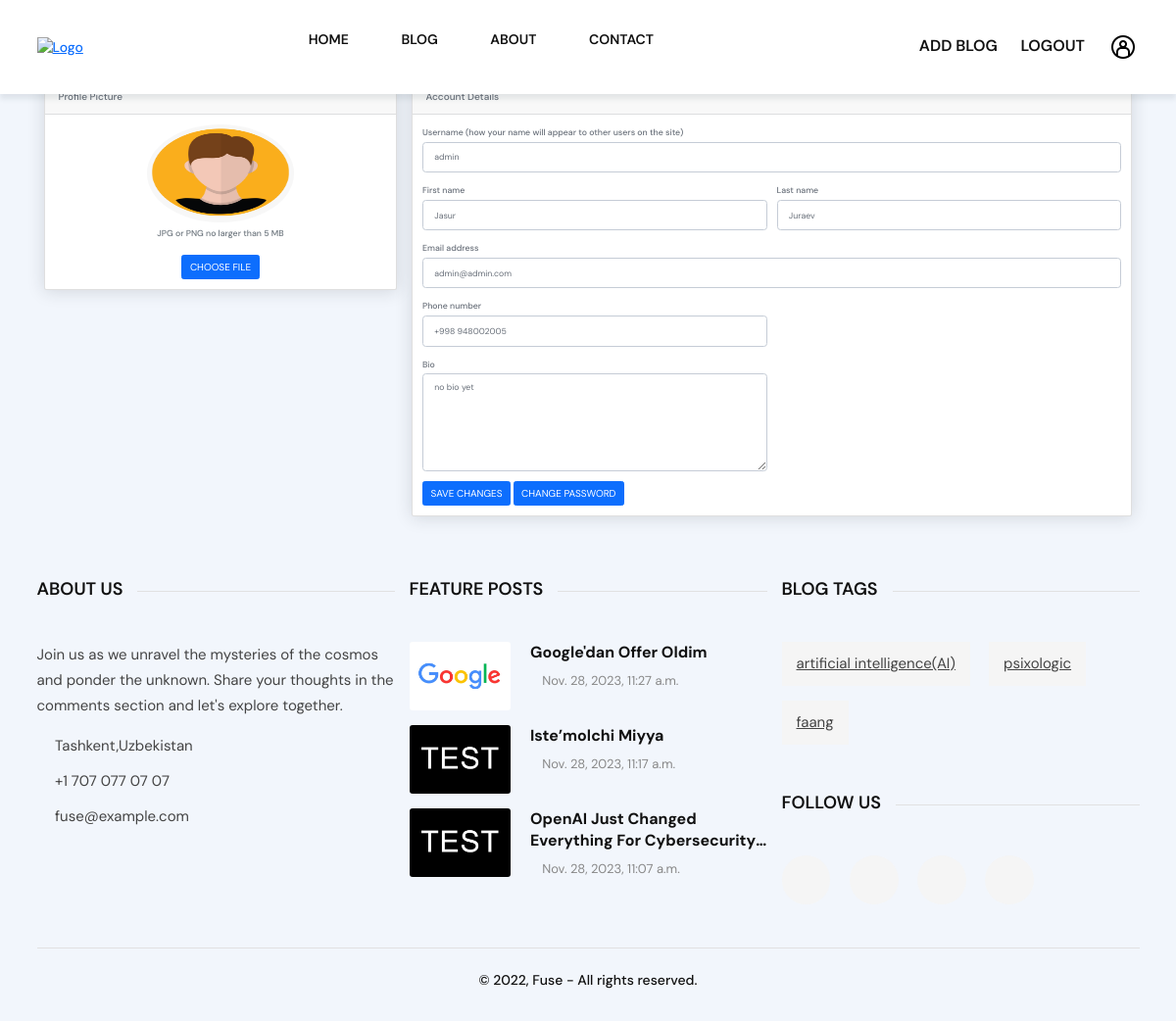
/profile (signed in), run on the app's committed database.
### blogs/models.py (models this page shows, shortened)
class User(AbstractUser):
    email = EmailField(max_length=300)
    phone = CharField(max_length=200)
    bio = TextField(null=True, blank=True)
    image = ImageField(upload_to='user/', default='profile/user.png')
    is_active = BooleanField(default=False)
    class Meta:
        verbose_name = 'User'
        verbose_name_plural = 'Users'

class AboutUs(Model):
    about = TextField()
    phone = CharField(max_length=50)
    address = CharField(max_length=300)
    email = EmailField(max_length=300)
    class Meta:
        verbose_name = 'AboutUs'
        verbose_name_plural = 'AboutUs'

class Blog(Model):
    class Status(TextChoices):
        PENDING = 'pending', 'Pending'
        ACTIVE = 'active', 'Active'
        CANCEL = 'cancel', 'Cancel'
    title = CharField(max_length=300)
    description = RichTextField()
    image = ResizedImageField(upload_to='blogs/%m')
    user = ForeignKey(User, CASCADE, null=False)
    category = ManyToManyField(Category)
    view = IntegerField(default=0)
    status = CharField(max_length=25, choices=Status.choices, default=Status.PENDING)
    created_at = DateTimeField(auto_now=True)
    slug = SlugField(max_length=300, unique=True)
    class Meta:
        db_table = 'blog'
        verbose_name = 'Blog'
        verbose_name_plural = 'Blogs'

class Category(Model):
    name = CharField(max_length=255)
    image = ResizedImageField(upload_to='category/')
    slug = SlugField(max_length=255, unique=True)
    class Meta:
        verbose_name = 'Category'
        verbose_name_plural = 'Categories'

### blogs/views.py (the view)
# urls.py: path('profile', profile_view, name='profile'),
def profile_view(request):
    template_name = 'profile/profile.html'
    form_class = ProfileForm
    success_url = reverse_lazy('profile')
    user = request.user
    if request.method == 'POST':
        form = form_class(request.POST, request.FILES, instance=user)
        if form.is_valid():
            form.save()
            return redirect(success_url)
    else:
        form = form_class(instance=user)
    context = {'object': user, 'form': form}
    return render(request, template_name, context)

### blogs/forms.py
class ProfileForm(ModelForm):
    class Meta:
        model = User
        fields = ['first_name', 'last_name', 'username', 'email', 'phone', 'bio', 'image']

### blogs/context_processors.py (called while the page is built)
def about(request):
    return {
        "about": AboutUs.objects.first()
    }

def posts(request):
    return {
        "posts": Blog.objects.all()
    }

def categories(request):
    return {
        "categories": Category.objects.all()
    }

### templates/profile/profile.html (shortened to what this page needs)
{% extends 'blogs/base.html' %}
{% block content %}
    <br><br><br>
    <body>
    <div
            id="snippetContent">
        <link
                rel="stylesheet" href="https://cdn.jsdelivr.net/npm/bootstrap@5.0.1/dist/css/bootstrap.min.css">
        <div
                class="container-xl px-4 mt-4">
        <form method="post" action="{% url 'profile' %}" enctype="multipart/form-data" novalidate>
            <div
                    class="row">
                <div
                        class="col-xl-4">
                    <div
                            class="card mb-4 mb-xl-0">
                        <div
                                class="card-header">Profile Picture
                        </div>
                        <div class="card-body text-center">
                            <img class="img-account-profile rounded-circle mb-2" src="{{ user.image.url }}" alt="" height="150" width="150">
                            <div class="small font-italic text-muted mb-4">JPG or PNG no larger than 5 MB</div>
                            <label for="imageInput" class="btn btn-primary">Choose File</label>
                        </div>
                    </div>
                </div>
                <div
                        class="col-xl-8">
                    <div
                            class="card mb-4">
                        <div
                                class="card-header">Account Details
                        </div>
                        <div
                                class="card-body">
                                <div
                                        class="mb-3"><label
                                        class="small mb-1" for="inputUsername">Username (how your name will appear to
                                    other
                                    users on the site)</label> <input
                                        class="form-control" id="inputUsername" type="text"
                                        placeholder="Enter your username" name="username" value="{{ user.username }}"></div>
                                <div
                                        class="row gx-3 mb-3">
                                    <div
                                            class="col-md-6"><label
                                            class="small mb-1" for="inputFirstName">First name</label> <input
                                            class="form-control" id="inputFirstName" type="text"
                                            placeholder="Enter your first name" name="first_name" value="{{ user.first_name }}"></div>
                                    <div
                                            class="col-md-6"><label
                                            class="small mb-1" for="inputLastName">Last name</label> <input
                                            class="form-control" id="inputLastName" type="text"
                                            placeholder="Enter your last name" name="last_name" value="{{ user.last_name }}"></div>
                                </div>
                                <div
                                        class="mb-3"><label
                                        class="small mb-1" for="inputEmailAddress">Email address</label> <input
                                        class="form-control" id="inputEmailAddress" type="email"
                                        placeholder="Enter your email address" name="email" value="{{ user.email }}"></div>
                                <div
                                        class="row gx-3 mb-3">
                                    <div
                                            class="col-md-6"><label
                                            class="small mb-1" for="inputPhone">Phone number</label> <input
                                            class="form-control" id="inputPhone" type="tel"
                                            placeholder="Enter your phone number" name="phone" value="{{ user.phone }}"></div>
                                </div>
                                <div
                                        class="row gx-3 mb-3">
                                    <div
                                            class="col-md-6"><label
                                            class="small mb-1" for="inputBio">Bio</label>
                                        <textarea class="form-control" id="inputPhone" style="height: 100px"
                                            placeholder="Bio" name="bio" required>{{ user.bio }}</textarea></div>
                                </div>
                                <button
                                        class="btn btn-primary" type="submit">Save changes
                                </button>
                                <a href="{% url 'change_password' %}" type="button" class="btn btn-primary">change
                                    password</a>
        </form>
                        </div>
                    </div>
    </body>
{% endblock %}

### templates/blogs/parts/footer.html (shortened to what this page needs)
{% load static %}
<footer>
    <div class="container">
        <div class="footer-content">
            <div class="row">
                <div class="col-12 col-md-6 col-lg-4">
                    <div class="footer-col -about">
                        <div class="center-line-title">
                            <h5>About us</h5>
                        </div>
                        <p>{{ about.about }} </p>
                        <div class="contact-method">
                            <p>{{ about.address }}</p>
                            <p>{{ about.phone }}</p>
                            <p>{{ about.email }}</p>
                        </div>
                    </div>
                </div>
                <div class="col-12 col-md-6 col-lg-4">
                    <div class="footer-col -feature-post">
                        <div class="center-line-title">
                            <h5>Feature posts</h5>
                        </div>
                        <div class="feature-post-block">
                            {% for post in posts|slice:3 %}
                                <div class="post-card -tiny">
                                <a class="card__cover" href="{% url 'post_detail' post.slug %}">
                                    <img src="{{ post.image.url }}"/>
                                </a>
                                <div class="card__content">
                                    <a class="card__content-title" href="{% url 'post_detail' post.slug %}">{{ post.title }}</a>
                                    <div class="card__content-info">
                                        <div class="info__time">
                                            <p>{{ post.created_at }}</p>
                                        </div>
                                    </div>
                                </div>
                            </div>
                            {% endfor %}
                        </div>
                    </div>
                </div>
                <div class="col-12 col-md-12 col-lg-4">
                    <div class="footer-col -util">
                        <div class="row">
                            <div class="col-12 col-md-6 col-lg-12">
                                <div class="center-line-title">
                                    <h5>Blog Tags</h5>
                                </div>
                                <div class="tags-group">
                                    {% for category in categories %}
                                        <a class="tag-btn" href="{% url 'blogs' %}?category={{ category.slug }}">{{ category.name }}</a>
                                    {% endfor %}
                                </div>
                            </div>
                            <div class="col-12 col-md-6 col-lg-12">
                                <div class="center-line-title">
                                    <h5>Follow us</h5>
                                </div>
                                <div class="social-block"><a href="#"></a>
                                    <a href="#"></a>
                                    <a href="#"></a>
                                    <a href="#"></a>
                                </div>
                            </div>
                        </div>
                    </div>
                </div>
            </div>
        </div>
        <div class="copyright">
            <p>© 2022, Fuse - All rights reserved.</p>
        </div>
    </div>
</footer>

### templates/profile/profile.html (style rules this page uses)
body { margin-top: 20px; background-color: #f2f6fc; color: #69707a; }
.img-account-profile { height: 10rem; }
.rounded-circle { border-radius: 50% !important; }
.card { box-shadow: 0 0.15rem 1.75rem 0 rgb(33 40 50 / 15%); }
.card .card-header { font-weight: 500; }
.card-header:first-child { border-radius: 0.35rem 0.35rem 0 0; }
.card-header { padding: 1rem 1.35rem; margin-bottom: 0; background-color: rgba(33, 40, 50, 0.03); border-bottom: 1px solid rgba(33, 40, 50, 0.125); }
.form-control, .dataTable-input { display: block; width: 100%; padding: 0.875rem 1.125rem; font-size: 0.875rem; font-weight: 400; line-height: 1; color: #69707a; background-color: #fff; background-clip: padding-box; border: 1px solid #c5ccd6; -webkit-appearance: none; -moz-appearance: none; appearance: none; border-radius: 0.35rem; transition: border-color 0.15s ease-in-out, box-shadow 0.15s ease-in-out; }

### data on the page
User: image (placeholder picture), username "admin", first_name "Jasur", last_name "Juraev", email "admin@admin.com", phone "+998 948002005", bio "no bio yet"
AboutUs: about "Join us as we unravel the mysteries of the cosmos and ponder the unknown. Share your thoughts in the comments section and let's explore together.", address "Tashkent,Uzbekistan", phone "+1 707 077 07 07", email "fuse@example.com"
Blog: image (picture), title "Google'dan Offer Oldim", created_at "Nov. 28, 2023, 11:27 a.m."
Blog: image (picture), title "Iste’molchi Miyya", created_at "Nov. 28, 2023, 11:17 a.m."
Blog: image (picture), title "OpenAI Just Changed Everything For…", created_at "Nov. 28, 2023, 11:07 a.m."
Category: name "artificial intelligence(AI)"
Category: name "psixologic"
Category: name "faang"
